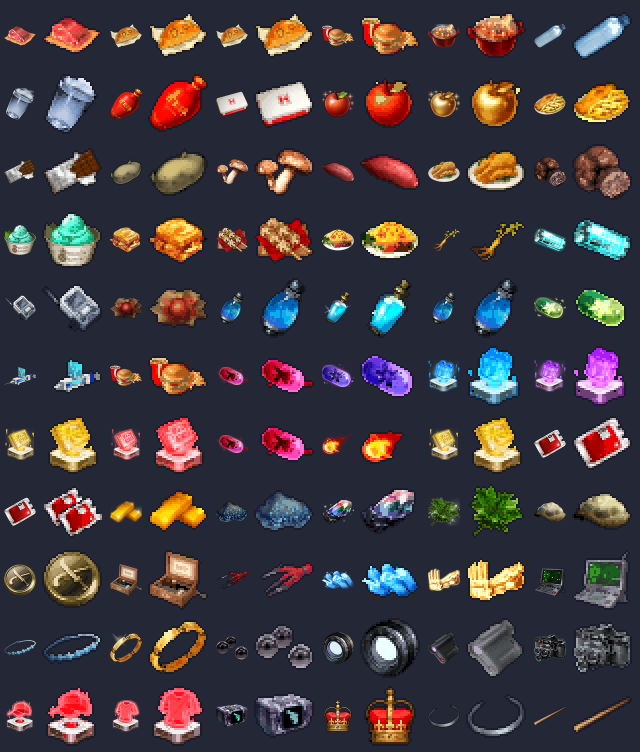
#> input picture docs/item-dots-preview.png, 1280 x 1504 px (shown at 1/2 size)
$ python -i build_item_dots.py   (imports and definitions only)
#> lines starting #> are read from the running program, lines starting #| are printed output that depends on the picture
# SPDX-FileCopyrightText: 2026 SG
# SPDX-License-Identifier: AGPL-3.0-only
"""
이터널 리턴 팬키트 아이템 그림 → 블서로그 아이템 도트 (32×32)

팬키트 `02. Ingame_Image` 의 아이템 그림(256×142 쯤)을 도트로 바꿔요:
  그림만 잘라내기 → 28칸 안으로 줄이기 → 반투명 없애기 · 떨어진 티끌 지우기 → 어두운 그림은 밝게 →
  색 수 줄이기(14색) → 외곽선 1px (#1a1c2c)
나오는 것:
  assets/er/item/<아이템 파일 이름>.png   32×32 도트 (make_items.py 가 코드 그림보다 먼저 써요)
  assets/er/item-sources.json            아이템마다 어느 팬키트 파일로 만들었는지
  docs/item-dots-preview.png             한눈에 보기 (원본 → 도트, 4배)
어느 아이템에 어느 그림을 쓰는지는 아래 ITEMS 표 (게임 아이템 이름은 locales/ko/modifier-type.json).
색만 바꿔 여러 개로 쓰는 것: 강화 모듈(역할군 18색) · 테라피스(19색) · 부적(8색).

쓰는 법: python3 -I -B scripts/fankit/build_item_dots.py <팬키트 폴더> [<폴더> …]
         (폴더 안 어디든 "02. Ingame_Image" 가 있으면 돼요)
         python3 -I -B scripts/fankit/build_item_dots.py --namu
         (팬키트 없이 나무위키 그림(NAMU 표)만 다시. 다른 도트 · 출처는 그대로 둬요)
         그다음 python3 -I -B scripts/er-ui/make_items.py 로 아틀라스를 다시 만들어요

나무위키 그림 (11-19 SG "도트 이미지화에 필요한 기존 아이템 이미지는 나무위키 이터널리턴항목에서 검색해서 이미지 갖고와"):
  팬키트에 맞는 그림이 없던 아이템은 나무위키 '이터널 리턴/아이템/…' 문서의 아이템 그림(작은 그림, 128×71 · 256×142)을
  assets/er/item-namu/ 에 받아 두고 도트로 바꿔요 (NAMU 표). 나무위키는 일반 가져오기를 막아서 데스크톱 앱 브라우저로 받았어요.
"""
import importlib.util
import json
import sys
from pathlib import Path

from PIL import Image, ImageEnhance

ROOT = Path(__file__).resolve().parents[2]
OUT = ROOT / "assets" / "er" / "item"
SOURCES = ROOT / "assets" / "er" / "item-sources.json"
PREVIEW = ROOT / "docs" / "item-dots-preview.png"
S = 32
INNER = 28
COLORS = 14
OUTLINE = (0x1A, 0x1C, 0x2C, 255)

F = "03. Consumables/Food/"
B = "03. Consumables/Boost/"
M = "05. Material/"
W = "01. Weapons/"
A = "02. Armor/"
X = "06. Exchangeable/"
# 아이템 그림 파일 이름 → (팬키트 경로, 블서로그 이름)
ITEMS = {
    "potion": (F + "004. Meat.png", "고기"),
    "super_potion": (F + "010. Bread In Tears.png", "눈물젖은 빵"),
    "hyper_potion": (F + "010. Bread In Tears.png", "눈물젖은 빵 (11-12 SG: 큰 회복이 이 이름)"),
    "max_potion": (F + "999. #11 Combo Meal.png", "일레븐 세트"),
    "full_restore": (F + "035. Perpetual Stew.png", "만년수프"),
    "ether": (F + "008. Water.png", "물"),
    "elixir": (F + "019. Boiling Water.png", "뜨거운 물"),
    "max_elixir": (F + "020. Flower Liquor.png", "백일취"),
    "full_heal": (F + "029. First Aid Kit.png", "구급상자"),
    "sitrus_berry": (F + "018. Apple.png", "사과"),
    "lum_berry": (F + "034. Golden Apple.png", "황금사과"),
    "enigma_berry": (F + "022. Fish And Chips.png", "피쉬 앤 칩스 (11-12 SG, 전에는 수박)"),
    "liechi_berry": (F + "005. Chocolate.png", "초콜릿"),
    "ganlon_berry": (F + "001. Potato.png", "감자"),
    "petaya_berry": (F + "006. Edible Mushroom.png", "양송이 버섯"),
    "apicot_berry": (F + "024. Yellow Sweet Potato.png", "호박 고구마"),
    "salac_berry": (F + "007. Fried Chicken.png", "후라이드 치킨"),
    "lansat_berry": (F + "027. Truffle.png", "트러플"),
    "starf_berry": (F + "026. Mint Choco Ice Cream.png", "민트초코 (11-12 SG)"),
    "leppa_berry": (F + "021. Breakfast Sandwich.png", "베이컨토스트 (11-12 SG, 전에는 루텔라. 팬키트 이름은 Breakfast Sandwich)"),
    "big_mushroom": (F + "017. Grilled Mushroom Skewers.png", "기억버섯"),
    "leftovers": ("03. Consumables/Omurice.png", "먹다 남은 도시락 (2026 시즌 11 오므라이스)"),
    "white_herb": ("03. Consumables/Oriental Herb.png", "하양허브"),
    "revive": (B + "08. Gadget Energy Pack.png", "가젯 에너지 팩"),
    "max_revive": ("00. Gadget/Kiosk Remote.png", "부활 키트"),
    "hp_up": (B + "05. Zen Vitality.png", "대환단"),
    "protein": (B + "06. Tear of Selene.png", "셀레네의 눈물 - 공격력 (11-12 SG)"),
    "iron": (B + "04. Holy Water.png", "성수"),
    "calcium": (B + "06. Tear of Selene.png", "셀레네의 눈물 - 스킬증폭 (11-12 SG)"),
    "zinc": (B + "01. Capsule_Essence.png", "캡슐 - 생명 (2026 시즌 11)"),
    "carbos": (B + "07. Combat Epinephrine.png", "컴뱃 에피네프린 (11-12 SG: 속도 영구 강화)"),
    # 11-12 SG가 이름을 바꾼 것 (시트 '아이템 줄이기')
    "pp_up": (F + "999. #11 Combo Meal.png", "일레븐 세트 (최대 PP 영구 증가)"),
    "x_attack": (B + "02. Capsule_Sanguine.png", "캡슐-선혈 (공격력 강화제)"),
    "x_sp_atk": (B + "03. Capsule_Galaxy.png", "캡슐-우주 (스킬 증폭 강화제)"),
    "exp_charm": (X + "02. Aglaia_s Gift - Rare.png", "아글라이아의 선물 (경험치 +25%, 뽑기권과 구분되게 희귀 등급 그림)"),
    "coupon": (X + "03. Aglaia_s Gift - Epic.png", "아글라이아의 선물 - 영웅 (뽑기 1번)"),
    "pair_of_tickets": (X + "04. Aglaia_s Gift - Legendary.png", "아글라이아의 선물 - 전설 (뽑기 5번)"),
    "mystic_ticket": (X + "09. Aglaia_s Gift - Mythic.png", "아글라이아의 선물 - 초월 (뽑기 10번)"),
    "toxic_orb": (B + "02. Capsule_Sanguine.png", "출혈구슬 (2026 시즌 11 캡슐 - 선혈)"),
    "flame_orb": (W + "12. Throw/013. Fireball.png", "화염구슬"),
    "sacred_ash": (X + "04. Aglaia_s Gift - Legendary.png", "아글라이아의 선물"),
    "rare_candy": (M + "060. VF Blood Sample.png", "VF 혈액 샘플"),
    "rarer_candy": (M + "060. VF Blood Sample.png", "VF 혈액 샘플 세트"),
    "relic_gold": (M + "047. Gold.png", "현상금"),
    "mystical_rock": (M + "058. Meteorite.png", "신비한바위"),
    "eviolite": (M + "999. Gem of Evolution.png", "진화의휘석"),
    "reviver_seed": (M + "057. Tree of Life.png", "부활의씨앗"),
    "shell_bell": (M + "019. Turtle Shell.png", "조개껍질방울"),
    "amulet_coin": (A + "03. Arm, Accessory/047. Buccaneer Doubloon.png", "크레딧 부적"),
    "soothe_bell": (A + "03. Arm, Accessory/029. Music Box.png", "평온의방울"),
    "quick_claw": (A + "03. Arm, Accessory/043. Nightmare Nails.png", "선제공격손톱"),
    "grip_claw": (W + "16. Glove/014. White Claw Punch.png", "끈기갈고리손톱"),
    "golden_punch": (W + "16. Glove/012. Buddha_s Palm.png", "골든펀치"),
    "scanner": (A + "03. Arm, Accessory/036. Radar.png", "실험체 분석기"),
    "dynamax_band": (A + "03. Arm, Accessory/003. Bracelet.png", "다이맥스 밴드"),
    "mega_bracelet": (A + "03. Arm, Accessory/010. Golden Bracelet.png", "메가링"),
    "tera_orb": (W + "22. Arcana/001. Glass Bead.png", "테라스탈오브"),
    "wide_lens": (W + "21. Camera/001. Lens.png", "광각렌즈"),
    "scope_lens": (W + "21. Camera/002. Rangefinder.png", "초점렌즈"),
    "zoom_lens": (W + "21. Camera/012. Triple Focus.png", "멀티렌즈"),
    "exp_share": (X + "06. Portable Crafter - Head.png", "휴대용 생성기 (전에는 관전 학습 장치)"),
    "lock_capsule": (X + "05. Portable Crafter - Chest.png", "휴대용 생성기 (전에는 록캡슐, 같은 이름이라 그림은 다른 것)"),
    "pb": (X + "9996. Pistol Supply Box.png", "보급상자 (영입에 쓰는 볼, 보상 아이콘)"),
    "kings_rock": (A + "02. Head/011. Crown.png", "왕의징표석"),
    "focus_band": (A + "02. Head/001. Hairband.png", "기합의머리띠"),
    "baton": (W + "11. Bat/001. Short Rod.png", "배턴"),
}
# 나무위키 그림으로 만드는 것: 아이템 그림 파일 이름 → (assets/er/item-namu/ 파일, 나무위키 문서 · ER 아이템 이름, 블서로그 이름)
NAMU_DIR = ROOT / "assets" / "er" / "item-namu"
NAMU = {
    "x_speed": ("cola.png", "나무위키 이터널 리턴/아이템/소비: 콜라", "속도 강화제 (5웨이브 동안 속도 ↑)"),
    "candy_jar": ("honey.png", "나무위키 이터널 리턴/아이템/소비: 꿀", "부거단지 (꿀단지)"),
    "nugget": ("gemstone.png", "나무위키 이터널 리턴/아이템/재료: 원석", "크레딧+"),
    "big_nugget": ("diamond.png", "나무위키 이터널 리턴/아이템/재료: 다이아몬드", "크레딧++"),
    "map": ("loop_card_key.png", "나무위키 이터널 리턴/아이템/특수: 루프 카드키", "루미아 섬 지도 (ER 에서 갈 지역을 고르는 루프 카드키)"),
}
# 나무위키 그림에 역할군 색을 입혀서 쓰는 것: 아틀라스 이름 앞부분 → (파일, 출처, 블서로그 이름). tm_<타입> 마다 색이 달라요
NAMU_TINTED = {
    "tm_": ("hardcover.png", "나무위키 이터널 리턴/아이템/재료: 하드커버", "스킬 기록 (기술머신 자리, 11-19)"),
}
# 실험체 역할군 타입 (roles.ts: 탱커 rock · 브루저 fighting · 암살자 dark · 원거리 dragon · 마법사 psychic · 서포터 fairy)
ROLE_TYPES = ("rock", "fighting", "dark", "dragon", "psychic", "fairy")
NAMU_PREVIEW = ROOT / "docs" / "item-dots-namu-preview.png"
# 색만 바꿔 쓰는 바탕 그림
MODULE_SRC = M + "062. Tac. Skill Module.png"
SHARD_SRC = M + "034. Crimson Shard.png"
CHARM_SRC = W + "13. Shuriken/010. Mystic Jade Charm.png"


# [17 lines left out: functions load_make_items, find_root, not called in this run]


def to_dot(src: Image.Image, tint=None, inner=INNER) -> Image.Image:
    """큰 그림 → 32×32 도트"""
    im = src.convert("RGBA")
    # 희미한 빛 · 그림자는 빼고 그림만 잘라요
    solid = im.getchannel("A").point(lambda a: 255 if a >= 96 else 0)
    box = solid.getbbox()
    if not box:
        return Image.new("RGBA", (S, S), (0, 0, 0, 0))
    im = im.crop(box)
    k = inner / max(im.size)
    w, h = max(1, round(im.width * k)), max(1, round(im.height * k))
    small = im.convert("RGBa").resize((w, h), Image.BOX).convert("RGBA")
    alpha = despeckle(small.getchannel("A").point(lambda a: 255 if a >= 120 else 0))
    rgb = small.convert("RGB")
    gray = rgb.convert("L")
    lum = [g for g, a in zip(gray.tobytes(), alpha.tobytes()) if a]
    if tint:
        px = [tuple(min(255, int(tint[i] * (0.35 + g / 150))) for i in range(3)) for g in gray.tobytes()]
        col = Image.new("RGB", rgb.size)
        col.putdata(px)
        rgb = Image.blend(rgb, col, 0.78)
    elif lum and sum(lum) / len(lum) < 80:
        # 어두운 그림(카메라 · 헤드셋 …)은 어두운 창 위에서 안 보여서 밝게
        g = 0.62 if sum(lum) / len(lum) < 55 else 0.75
        rgb = rgb.point(lambda v: int(255 * (v / 255) ** g))
    rgb = ImageEnhance.Color(rgb).enhance(1.25)
    rgb = ImageEnhance.Contrast(rgb).enhance(1.12)
    # 색 수 줄이기 (투명한 곳은 빼고 세요)
    flat = Image.new("RGB", rgb.size, (0, 0, 0))
    flat.paste(rgb, (0, 0), alpha)
    pal = flat.quantize(colors=COLORS + 1, method=Image.MEDIANCUT, dither=Image.NONE).convert("RGB")
    out = Image.new("RGBA", (S, S), (0, 0, 0, 0))
    ox, oy = (S - w) // 2, (S - h) // 2
    body = pal.convert("RGBA")
    body.putalpha(alpha)
    out.paste(body, (ox, oy), alpha)
    # 외곽선: 그림 바로 바깥 한 칸
    a = out.getchannel("A").load()
    px = out.load()
    edge = []
    for y in range(S):
        for x in range(S):
            if a[x, y]:
                continue
            if any(0 <= x + dx < S and 0 <= y + dy < S and a[x + dx, y + dy] for dx, dy in ((1, 0), (-1, 0), (0, 1), (0, -1))):
                edge.append((x, y))
    for x, y in edge:
        px[x, y] = OUTLINE
    return out


def despeckle(alpha: Image.Image, keep: int = 5) -> Image.Image:
    """큰 덩어리에서 떨어진 작은 티끌(반짝이 · 연기)은 지워요"""
    w, h = alpha.size
    a = alpha.load()
    seen = [[False] * w for _ in range(h)]
    out = Image.new("L", (w, h), 0)
    o = out.load()
    for y in range(h):
        for x in range(w):
            if not a[x, y] or seen[y][x]:
                continue
            stack, blob = [(x, y)], []
            seen[y][x] = True
            while stack:
                cx, cy = stack.pop()
                blob.append((cx, cy))
                for dx in (-1, 0, 1):
                    for dy in (-1, 0, 1):
                        nx, ny = cx + dx, cy + dy
                        if 0 <= nx < w and 0 <= ny < h and a[nx, ny] and not seen[ny][nx]:
                            seen[ny][nx] = True
                            stack.append((nx, ny))
            if len(blob) >= keep:
                for bx, by in blob:
                    o[bx, by] = 255
    return out


# [101 lines left out: functions pair, namu_dots, preview, main, not called in this run]


# [2 lines not run here, left out]

>>> from PIL import Image
>>> picture = Image.open('../../docs/item-dots-preview.png')
#> picture is the input picture: PIL image 1280x1504 RGB; mean R, G, B 65.4, 59.4, 65.2
>>> result = to_dot(picture)
#> in to_dot, `solid = im.getchannel("A").point(lambda a: 255 if a >= 96 else 0)`: solid: PIL image 1280x1504 L; every value is 255
#> in to_dot, `box = solid.getbbox()`: box = (0, 0, 1280, 1504)
#> in to_dot, `small = im.convert("RGBa").resize((w, h), Image.BOX).convert("RGBA")`:
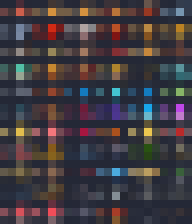
#> small: PIL image 24x28 RGBA (shown 8 times larger); mean R, G, B, A 65.4, 59.4, 65.2, 255
#> in despeckle, `out = Image.new("L", (w, h), 0)`: out: PIL image 24x28 L; every value is 0
#> in to_dot, `alpha = despeckle(small.getchannel("A").point(lambda a: 255 if a >= 12..`: alpha: PIL image 24x28 L; every value is 255
#> in to_dot, `gray = rgb.convert("L")`:
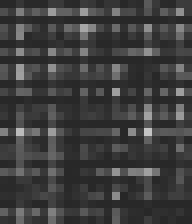
#> gray: PIL image 24x28 L (shown 8 times larger); min 39, max 196, mean 61.8
#> in to_dot, `lum = [g for g, a in zip(gray.tobytes(), alpha.tobytes()) if a]`: lum = 672 values, max 196 at index 402, min 39 at index 290, mean 61.75
#> in to_dot, `g = 0.62 if sum(lum) / len(lum) < 55 else 0.75`: g = 0.75
#> in to_dot, `rgb = rgb.point(lambda v: int(255 * (v / 255) ** g))`:
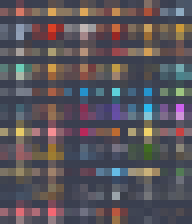
#> rgb: PIL image 24x28 RGB (shown 8 times larger); mean R, G, B 88.9, 83.6, 90.1
#> in to_dot, `rgb = ImageEnhance.Color(rgb).enhance(1.25)`:
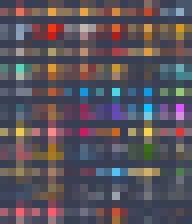
#> rgb: PIL image 24x28 RGB (shown 8 times larger); mean R, G, B 89.1, 82.7, 90.8
#> in to_dot, `flat = Image.new("RGB", rgb.size, (0, 0, 0))`: flat: PIL image 24x28 RGB; every value is 0
#> in to_dot, `pal = flat.quantize(colors=COLORS + 1, method=Image.MEDIANCUT, dither=..`:
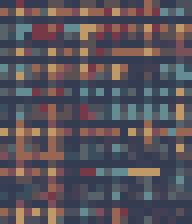
#> pal: PIL image 24x28 RGB (shown 8 times larger); mean R, G, B 86.9, 81.7, 90.1
#> in to_dot, `out = Image.new("RGBA", (S, S), (0, 0, 0, 0))`: out: PIL image 32x32 RGBA; every value is 0
#> in to_dot, `out.paste(body, (ox, oy), alpha)`:
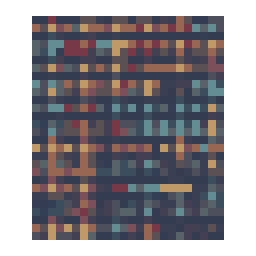
#> out: PIL image 32x32 RGBA (shown 8 times larger); mean R, G, B, A 57, 53.6, 59.2, 167.3; transparent parts drawn white
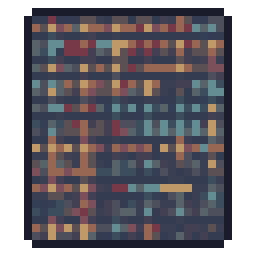
#> result: PIL image 32x32 RGBA (shown 8 times larger); mean R, G, B, A 59.7, 56.4, 63.6, 193.2; transparent parts drawn white
